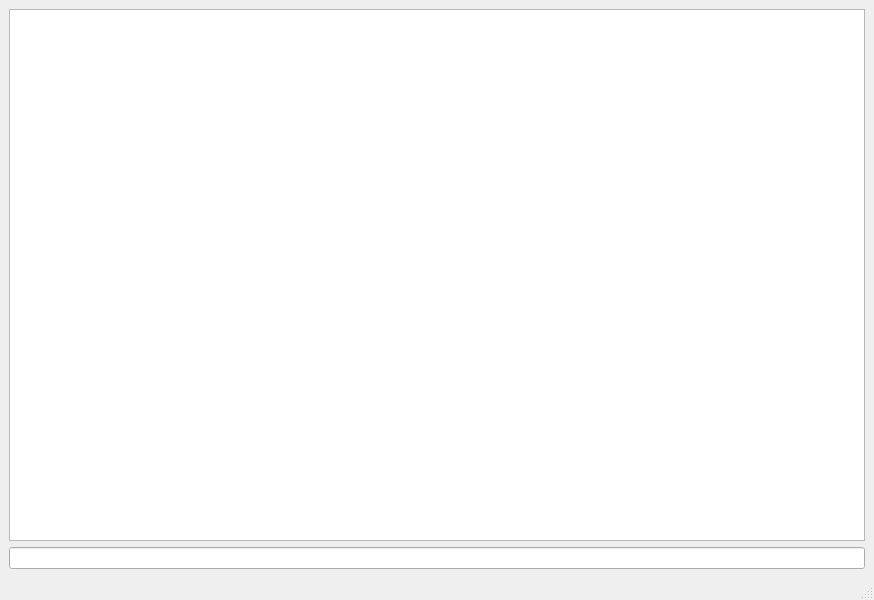
<?xml version="1.0" encoding="UTF-8"?>
<ui version="4.0">
 <class>MainWindow</class>
 <widget class="QMainWindow" name="MainWindow">
  <property name="geometry">
   <rect>
    <x>0</x>
    <y>0</y>
    <width>874</width>
    <height>600</height>
   </rect>
  </property>
  <property name="windowTitle">
   <string>MainWindow</string>
  </property>
  <widget class="QWidget" name="centralwidget">
   <layout class="QVBoxLayout" name="verticalLayout">
    <item>
     <widget class="QListView" name="listView"/>
    </item>
    <item>
     <widget class="QLineEdit" name="lineEdit">
      <property name="enabled">
       <bool>true</bool>
      </property>
      <property name="text">
       <string/>
      </property>
     </widget>
    </item>
   </layout>
  </widget>
  <widget class="QMenuBar" name="menubar">
   <property name="geometry">
    <rect>
     <x>0</x>
     <y>0</y>
     <width>874</width>
     <height>17</height>
    </rect>
   </property>
  </widget>
  <widget class="QStatusBar" name="statusbar"/>
 </widget>
 <resources/>
 <connections/>
</ui>
